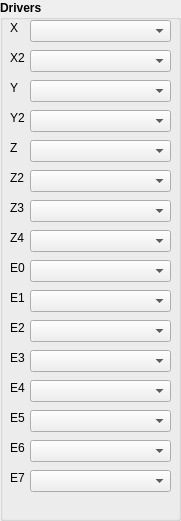
    <widget class="QGroupBox" name="groupBox_2">
     <property name="geometry">
      <rect>
       <x>10</x>
       <y>110</y>
       <width>181</width>
       <height>521</height>
      </rect>
     </property>
     <property name="font">
      <font>
       <pointsize>9</pointsize>
       <weight>75</weight>
       <bold>true</bold>
      </font>
     </property>
     <property name="title">
      <string>Drivers</string>
     </property>
     <widget class="QLabel" name="label_6">
      <property name="geometry">
       <rect>
        <x>10</x>
        <y>20</y>
        <width>21</width>
        <height>16</height>
       </rect>
      </property>
      <property name="font">
       <font>
        <pointsize>9</pointsize>
        <weight>50</weight>
        <bold>false</bold>
       </font>
      </property>
      <property name="text">
       <string>X</string>
      </property>
     </widget>
     <widget class="QComboBox" name="X_Driver">
      <property name="geometry">
       <rect>
        <x>30</x>
        <y>20</y>
        <width>141</width>
        <height>22</height>
       </rect>
      </property>
     </widget>
     <widget class="QLabel" name="label_7">
      <property name="geometry">
       <rect>
        <x>10</x>
        <y>80</y>
        <width>21</width>
        <height>16</height>
       </rect>
      </property>
      <property name="font">
       <font>
        <pointsize>9</pointsize>
        <weight>50</weight>
        <bold>false</bold>
       </font>
      </property>
      <property name="text">
       <string>Y</string>
      </property>
     </widget>
     <widget class="QComboBox" name="Y_Driver">
      <property name="geometry">
       <rect>
        <x>30</x>
        <y>80</y>
        <width>141</width>
        <height>22</height>
       </rect>
      </property>
     </widget>
     <widget class="QLabel" name="label_8">
      <property name="geometry">
       <rect>
        <x>10</x>
        <y>140</y>
        <width>21</width>
        <height>16</height>
       </rect>
      </property>
      <property name="font">
       <font>
        <pointsize>9</pointsize>
        <weight>50</weight>
        <bold>false</bold>
       </font>
      </property>
      <property name="text">
       <string>Z</string>
      </property>
     </widget>
     <widget class="QComboBox" name="Z_Driver">
      <property name="geometry">
       <rect>
        <x>30</x>
        <y>140</y>
        <width>141</width>
        <height>22</height>
       </rect>
      </property>
     </widget>
     <widget class="QLabel" name="label_11">
      <property name="geometry">
       <rect>
        <x>10</x>
        <y>170</y>
        <width>21</width>
        <height>16</height>
       </rect>
      </property>
      <property name="font">
       <font>
        <pointsize>9</pointsize>
        <weight>50</weight>
        <bold>false</bold>
       </font>
      </property>
      <property name="text">
       <string>Z2</string>
      </property>
     </widget>
     <widget class="QComboBox" name="Z2_Driver">
      <property name="geometry">
       <rect>
        <x>30</x>
        <y>170</y>
        <width>141</width>
        <height>22</height>
       </rect>
      </property>
     </widget>
     <widget class="QLabel" name="label_12">
      <property name="geometry">
       <rect>
        <x>10</x>
        <y>200</y>
        <width>21</width>
        <height>16</height>
       </rect>
      </property>
      <property name="font">
       <font>
        <pointsize>9</pointsize>
        <weight>50</weight>
        <bold>false</bold>
       </font>
      </property>
      <property name="text">
       <string>Z3</string>
      </property>
     </widget>
     <widget class="QComboBox" name="Z3_Driver">
      <property name="geometry">
       <rect>
        <x>30</x>
        <y>200</y>
        <width>141</width>
        <height>22</height>
       </rect>
      </property>
     </widget>
     <widget class="QLabel" name="label_13">
      <property name="geometry">
       <rect>
        <x>10</x>
        <y>230</y>
        <width>21</width>
        <height>16</height>
       </rect>
      </property>
      <property name="font">
       <font>
        <pointsize>9</pointsize>
        <weight>50</weight>
        <bold>false</bold>
       </font>
      </property>
      <property name="text">
       <string>Z4</string>
      </property>
     </widget>
     <widget class="QComboBox" name="Z4_Driver">
      <property name="geometry">
       <rect>
        <x>30</x>
        <y>230</y>
        <width>141</width>
        <height>22</height>
       </rect>
      </property>
     </widget>
     <widget class="QLabel" name="label_14">
      <property name="geometry">
       <rect>
        <x>10</x>
        <y>260</y>
        <width>21</width>
        <height>16</height>
       </rect>
      </property>
      <property name="font">
       <font>
        <pointsize>9</pointsize>
        <weight>50</weight>
        <bold>false</bold>
       </font>
      </property>
      <property name="text">
       <string>E0</string>
      </property>
     </widget>
     <widget class="QComboBox" name="E0_Driver">
      <property name="geometry">
       <rect>
        <x>30</x>
        <y>260</y>
        <width>141</width>
        <height>22</height>
       </rect>
      </property>
     </widget>
     <widget class="QLabel" name="label_15">
      <property name="geometry">
       <rect>
        <x>10</x>
        <y>290</y>
        <width>21</width>
        <height>16</height>
       </rect>
      </property>
      <property name="font">
       <font>
        <pointsize>9</pointsize>
        <weight>50</weight>
        <bold>false</bold>
       </font>
      </property>
      <property name="text">
       <string>E1</string>
      </property>
     </widget>
     <widget class="QComboBox" name="E1_Driver">
      <property name="geometry">
       <rect>
        <x>30</x>
        <y>290</y>
        <width>141</width>
        <height>22</height>
       </rect>
      </property>
     </widget>
     <widget class="QLabel" name="label_16">
      <property name="geometry">
       <rect>
        <x>10</x>
        <y>320</y>
        <width>21</width>
        <height>16</height>
       </rect>
      </property>
      <property name="font">
       <font>
        <pointsize>9</pointsize>
        <weight>50</weight>
        <bold>false</bold>
       </font>
      </property>
      <property name="text">
       <string>E2</string>
      </property>
     </widget>
     <widget class="QComboBox" name="E2_Driver">
      <property name="geometry">
       <rect>
        <x>30</x>
        <y>320</y>
        <width>141</width>
        <height>22</height>
       </rect>
      </property>
     </widget>
     <widget class="QLabel" name="label_17">
      <property name="geometry">
       <rect>
        <x>10</x>
        <y>350</y>
        <width>21</width>
        <height>16</height>
       </rect>
      </property>
      <property name="font">
       <font>
        <pointsize>9</pointsize>
        <weight>50</weight>
        <bold>false</bold>
       </font>
      </property>
      <property name="text">
       <string>E3</string>
      </property>
     </widget>
     <widget class="QComboBox" name="E3_Driver">
      <property name="geometry">
       <rect>
        <x>30</x>
        <y>350</y>
        <width>141</width>
        <height>22</height>
       </rect>
      </property>
     </widget>
     <widget class="QLabel" name="label_18">
      <property name="geometry">
       <rect>
        <x>10</x>
        <y>380</y>
        <width>21</width>
        <height>16</height>
       </rect>
      </property>
      <property name="font">
       <font>
        <pointsize>9</pointsize>
        <weight>50</weight>
        <bold>false</bold>
       </font>
      </property>
      <property name="text">
       <string>E4</string>
      </property>
     </widget>
     <widget class="QComboBox" name="E4_Driver">
      <property name="geometry">
       <rect>
        <x>30</x>
        <y>380</y>
        <width>141</width>
        <height>22</height>
       </rect>
      </property>
     </widget>
     <widget class="QLabel" name="label_20">
      <property name="geometry">
       <rect>
        <x>10</x>
        <y>410</y>
        <width>21</width>
        <height>16</height>
       </rect>
      </property>
      <property name="font">
       <font>
        <pointsize>9</pointsize>
        <weight>50</weight>
        <bold>false</bold>
       </font>
      </property>
      <property name="text">
       <string>E5</string>
      </property>
     </widget>
     <widget class="QComboBox" name="E5_Driver">
      <property name="geometry">
       <rect>
        <x>30</x>
        <y>410</y>
        <width>141</width>
        <height>22</height>
       </rect>
      </property>
     </widget>
     <widget class="QLabel" name="label_21">
      <property name="geometry">
       <rect>
        <x>10</x>
        <y>440</y>
        <width>21</width>
        <height>16</height>
       </rect>
      </property>
      <property name="font">
       <font>
        <pointsize>9</pointsize>
        <weight>50</weight>
        <bold>false</bold>
       </font>
      </property>
      <property name="text">
       <string>E6</string>
      </property>
     </widget>
     <widget class="QComboBox" name="E6_Driver">
      <property name="geometry">
       <rect>
        <x>30</x>
        <y>440</y>
        <width>141</width>
        <height>22</height>
       </rect>
      </property>
     </widget>
     <widget class="QComboBox" name="E7_Driver">
      <property name="geometry">
       <rect>
        <x>30</x>
        <y>470</y>
        <width>141</width>
        <height>22</height>
       </rect>
      </property>
     </widget>
     <widget class="QLabel" name="label_45">
      <property name="geometry">
       <rect>
        <x>10</x>
        <y>470</y>
        <width>21</width>
        <height>16</height>
       </rect>
      </property>
      <property name="font">
       <font>
        <pointsize>9</pointsize>
        <weight>50</weight>
        <bold>false</bold>
       </font>
      </property>
      <property name="text">
       <string>E7</string>
      </property>
     </widget>
     <widget class="QComboBox" name="Y2_Driver">
      <property name="geometry">
       <rect>
        <x>30</x>
        <y>110</y>
        <width>141</width>
        <height>22</height>
       </rect>
      </property>
     </widget>
     <widget class="QLabel" name="label_59">
      <property name="geometry">
       <rect>
        <x>10</x>
        <y>110</y>
        <width>21</width>
        <height>16</height>
       </rect>
      </property>
      <property name="font">
       <font>
        <pointsize>9</pointsize>
        <weight>50</weight>
        <bold>false</bold>
       </font>
      </property>
      <property name="text">
       <string>Y2</string>
      </property>
     </widget>
     <widget class="QLabel" name="label_60">
      <property name="geometry">
       <rect>
        <x>10</x>
        <y>50</y>
        <width>21</width>
        <height>16</height>
       </rect>
      </property>
      <property name="font">
       <font>
        <pointsize>9</pointsize>
        <weight>50</weight>
        <bold>false</bold>
       </font>
      </property>
      <property name="text">
       <string>X2</string>
      </property>
     </widget>
     <widget class="QComboBox" name="X2_Driver">
      <property name="geometry">
       <rect>
        <x>30</x>
        <y>50</y>
        <width>141</width>
        <height>22</height>
       </rect>
      </property>
     </widget>
    </widget>
